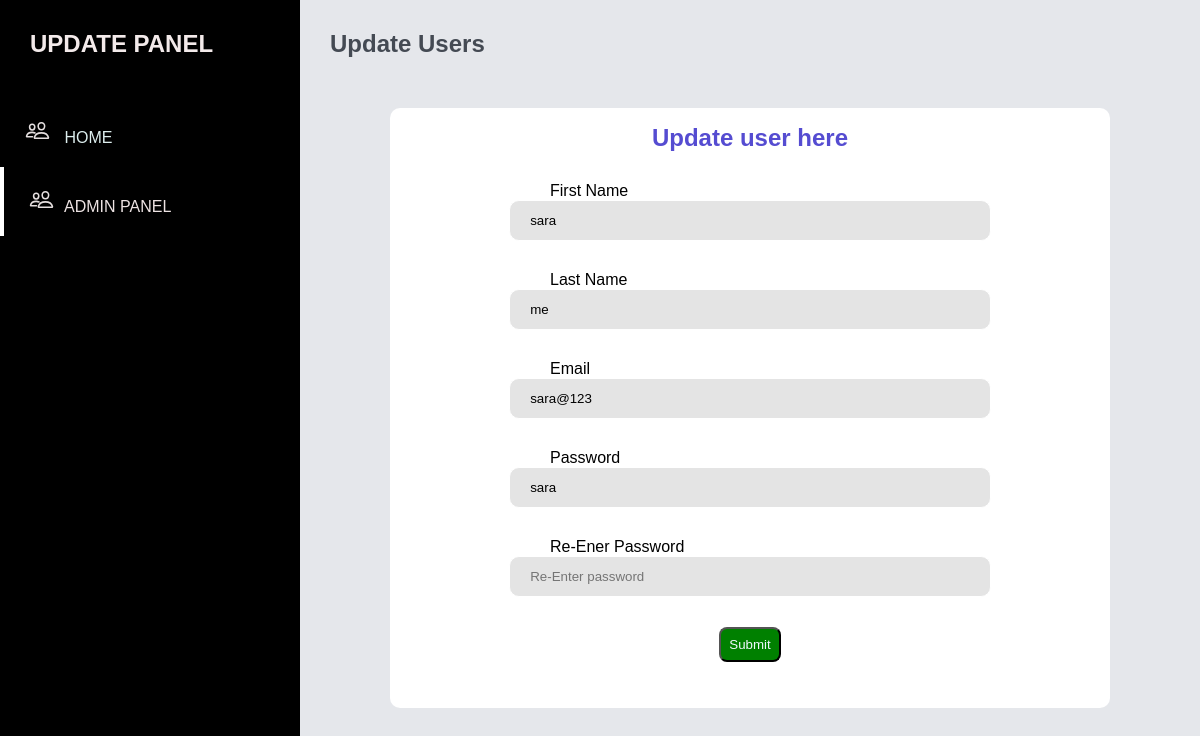
Screenshot of /update_user/8 with the database file from the repository.
### home/models.py (models this page shows)
class signupfeilds(models.Model):
    First_name = models.CharField(max_length=50,blank=False, null=False)
    Last_name= models.CharField(max_length=50,blank=False, null=False)
    Email_address=models.EmailField(max_length=50,unique=True,blank=False, null=False)
    Password=models.CharField(max_length=128,blank=False, null=False)

### home/views.py (the view)
def update_user(request,id):
    context={
        'users':signupfeilds.objects.get(id=id)
    }
    return render(request,'update_user.html',context)

### template/update_user.html (shortened to what this page needs)
{% load static %}
<!DOCTYPE html>
<html lang="en">
<head>
   <link href="{% static 'css/admin.css' %}" rel="stylesheet">
</head>
<body>
    <section id="menu">
        <div class="logo">
            <a  class="logotag text-succes"><h2>UPDATE PANEL</h2></a>
        </div>
        <div class="items">
            <li><ion-icon name="people-outline"></ion-icon> <a href="{% url 'home' %}" style="color: rgb(221, 238, 238);"> HOME</a></li>
            <li><ion-icon name="people-outline"></ion-icon><a href="{% url 'admin_p' %}">ADMIN PANEL</a></li>
        </div>
    </section>
    <section id="interface">
        <h3 class="page_name" >Update Users</h3>
        <div class="wrapper" style="height: 75vh;">
            <h2>Update user here</h2>
            <form action="/update_form/{{users.id}}" method="POST">
                <p style="text-align: left;padding-left: 9rem;">First Name<br></p>
                <input type="text" placeholder="username" name="fname" value="{{users.First_name}}" required><br>
                <p style="text-align: left;padding-left: 9rem;">Last Name<br></p>
                <input type="text" placeholder="username" name="lname" value="{{users.Last_name}}" required><br>
                <p style="text-align: left;padding-left: 9rem;">Email<br></p>
                <input type="email" placeholder="email" name="email" value="{{users.Email_address}}" required><br>
                <p style="text-align: left;padding-left: 9rem;">Password<br></p>
                <input type="text" placeholder="password" name="password" value="{{users.Password}}" required><br>
                <p style="text-align: left;padding-left: 9rem;">Re-Ener Password<br></p>
                <input type="password" placeholder="Re-Enter password" name="password" required><br>
                <div style="align-items: center;">
                    <button type="submit" style="background-color: green; padding: 0.5rem;border-radius: 0.5rem; color: aliceblue;">Submit</button>
                </div>
            </form>
        </div>
    </section>
</body>
</html>

### static/css/admin.css (style rules this page uses)
* { margin: 0; padding: 0; box-sizing: border-box; font-family: 'Poppins', sans-serif; }
body { width: 100%; background: #E5E7EB; position: relative; display: flex; }
#menu { background-color: #000000; width: 300px; height: 100%; position: fixed; top: 0; left: 0; }
.logo { color: rgb(243, 234, 234); padding: 30px 0 0 30px; }
.items { margin-top: 40px; }
.items li { list-style: none; padding: 20px 0; transition: 0.3s ease; }
.items li ion-icon { color: rgb(229, 223, 223); height: 25px; width: 25px; line-height: 30px; text-align: center; font-size: 14px; margin: 0 10px 0 25px; }
.items li a { text-decoration: none; color: rgb(237, 227, 227); font-weight: 300px; transition: 0.3s ease; }
.items li:nth-child(2) { border-left: 4px solid #fff; }
#interface { width: calc(100% - 300px); margin-left: 300px; position: relative; }
.page_name { color: #444a53; padding: 30px 30px 0 30px; font-size: 24px ; font-weight: 700; }
.wrapper { width: 80%; height: 65vh; padding: 1rem 1rem; margin: 50px auto; background-color: #fff; border-radius: 10px; text-align: center; box-shadow: rgba(0, 0, 0, 0.1); }
.wrapper h2 { color: #554cd1; margin-bottom: 30px; }
form input { width: 70%; outline: none; border: 1px solid #fff; padding: 12px 20px; margin-bottom: 30px; border-radius: 10px; background: #e4e4e4; }

### rows the page displays
signupfeilds: fname "sara", lname "me", email "sara@123", password "sara"
